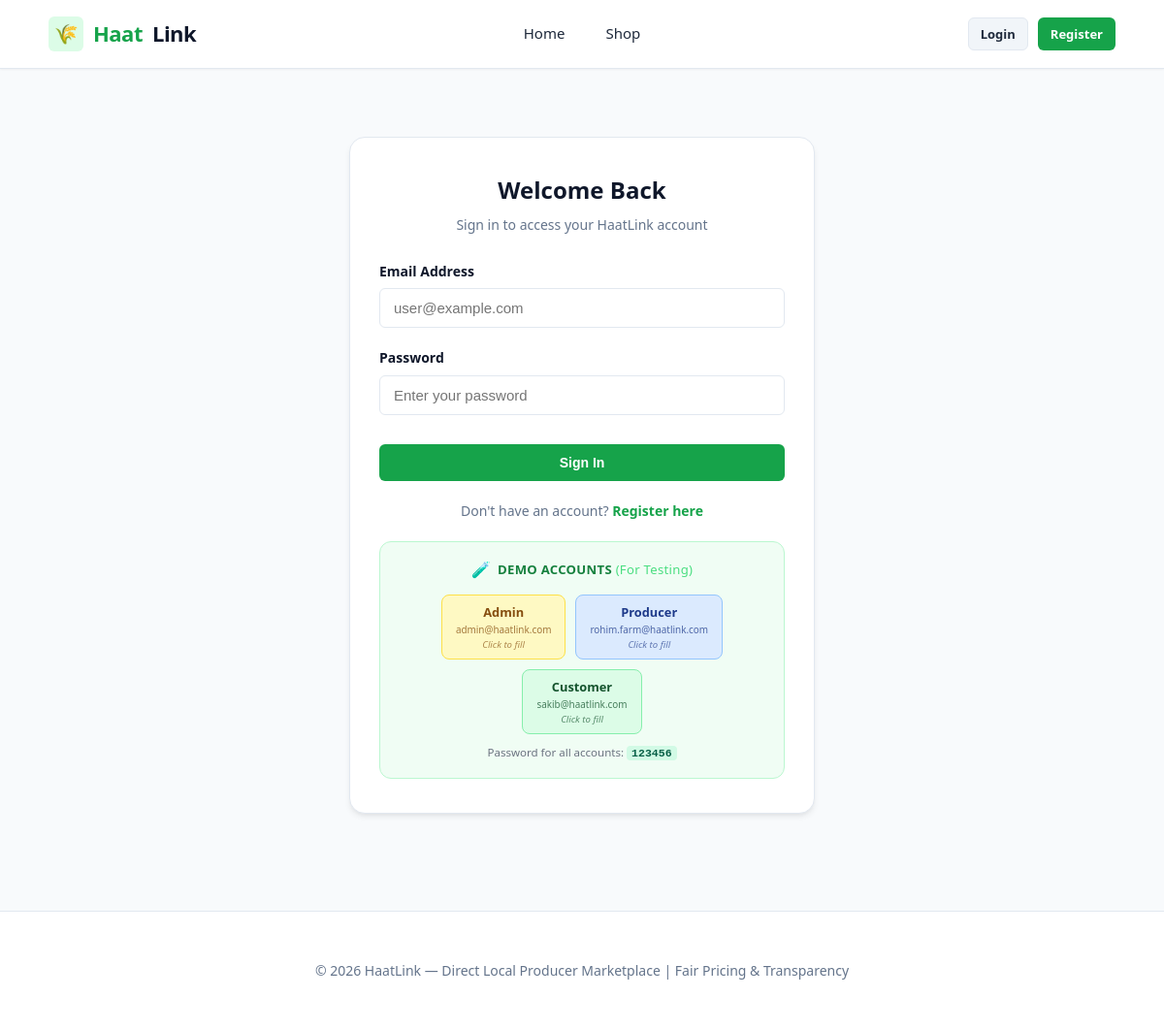
Page /login.php?msg=access_denied on the committed database.
### tables this page shows
CREATE TABLE `users` (
    `id` INT AUTO_INCREMENT PRIMARY KEY,
    `name` VARCHAR(100) NOT NULL,
    `email` VARCHAR(100) NOT NULL UNIQUE,
    `password` VARCHAR(255) NOT NULL,
    `role` ENUM('admin', 'producer', 'customer') NOT NULL DEFAULT 'customer',
    `status` ENUM('pending', 'verified', 'suspended', 'rejected') NOT NULL DEFAULT 'verified',
    `created_at` TIMESTAMP DEFAULT CURRENT_TIMESTAMP
);

### login.php (the view, shortened to what this page needs)
<?php
require_once __DIR__ . '/db_connect.php';
$demo_admin_email    = '';
$demo_producer_email = '';
$demo_customer_email = '';
try {
    $r = $pdo->query("SELECT email FROM users WHERE role = 'admin'    LIMIT 1"); $demo_admin_email    = $r ? (string)$r->fetchColumn() : '';
    $r = $pdo->query("SELECT email FROM users WHERE role = 'producer'  LIMIT 1"); $demo_producer_email = $r ? (string)$r->fetchColumn() : '';
    $r = $pdo->query("SELECT email FROM users WHERE role = 'customer'  LIMIT 1"); $demo_customer_email = $r ? (string)$r->fetchColumn() : '';
} catch (PDOException $e) {  }
require_once __DIR__ . '/includes/header.php';
?>
<div class="auth-container">
    <div class="auth-card">
        <div class="auth-header">
            <h1>Welcome Back</h1>
            <p>Sign in to access your HaatLink account</p>
        </div>
        <form action="login.php" method="POST">
            <div class="form-group">
                <label for="email" class="form-label">Email Address</label>
                <input type="email" id="email" name="email" class="form-control"
                       placeholder="user@example.com"
                       value="<?php echo htmlspecialchars($_POST['email'] ?? ''); ?>"
                       required autofocus>
            </div>
            <div class="form-group">
                <label for="password" class="form-label">Password</label>
                <input type="password" id="password" name="password" class="form-control"
                       placeholder="Enter your password" required>
            </div>
            <button type="submit" class="btn btn-primary" style="width: 100%; margin-top: 10px;">
                Sign In
            </button>
        </form>
        <div class="auth-footer">
            Don't have an account? <a href="register.php">Register here</a>
        </div>
        <div class="demo-credentials">
            <div class="demo-credentials__header">
                <span class="demo-credentials__icon">🧪</span>
                <span>Demo Accounts <em>(For Testing)</em></span>
            </div>
            <div class="demo-credentials__badges">
                <?php if ($demo_admin_email): ?>
                <button type="button" class="demo-badge demo-badge--admin"
                        onclick="setLogin(this,'<?php echo htmlspecialchars($demo_admin_email, ENT_QUOTES); ?>','123456')"
                        title="<?php echo htmlspecialchars($demo_admin_email, ENT_QUOTES); ?> / 123456">
                    <span class="demo-badge__role">Admin</span>
                    <span class="demo-badge__email"><?php echo htmlspecialchars($demo_admin_email); ?></span>
                    <span class="demo-badge__hint">Click to fill</span>
                </button>
                <?php endif; ?>
                <?php if ($demo_producer_email): ?>
                <button type="button" class="demo-badge demo-badge--producer"
                        onclick="setLogin(this,'<?php echo htmlspecialchars($demo_producer_email, ENT_QUOTES); ?>','123456')"
                        title="<?php echo htmlspecialchars($demo_producer_email, ENT_QUOTES); ?> / 123456">
                    <span class="demo-badge__role">Producer</span>
                    <span class="demo-badge__email"><?php echo htmlspecialchars($demo_producer_email); ?></span>
                    <span class="demo-badge__hint">Click to fill</span>
                </button>
                <?php endif; ?>
                <?php if ($demo_customer_email): ?>
                <button type="button" class="demo-badge demo-badge--customer"
                        onclick="setLogin(this,'<?php echo htmlspecialchars($demo_customer_email, ENT_QUOTES); ?>','123456')"
                        title="<?php echo htmlspecialchars($demo_customer_email, ENT_QUOTES); ?> / 123456">
                    <span class="demo-badge__role">Customer</span>
                    <span class="demo-badge__email"><?php echo htmlspecialchars($demo_customer_email); ?></span>
                    <span class="demo-badge__hint">Click to fill</span>
                </button>
                <?php endif; ?>
            </div>
            <p class="demo-credentials__note">Password for all accounts: <code>123456</code></p>
        </div>
    </div>
</div>
<?php require_once __DIR__ . '/includes/footer.php'; ?>

### style.css (style rules this page uses)
:root { --primary-color: #16a34a; --primary-hover: #15803d; --primary-light: #dcfce7; --secondary-color: #0f172a; --text-main: #1e293b; --text-muted: #64748b; --bg-page: #f8fafc; --bg-card: #ffffff; --border-color: #e2e8f0; --status-success: #16a34a; --status-success-bg: #dcfce7; --status-warning: #d97706; --status-warning-bg: #fef3c7; --status-danger: #dc2626; --status-danger-bg: #fee2e2; --status-info: #2563eb; --status-info-bg: #dbeafe; --radius-sm: 6px; --radius-md: 10px; --radius-lg: 16px; --shadow-sm: 0 1px 2px rgba(0, 0, 0, 0.05); --shadow-md: 0 4px 6px -1px rgba(0, 0, 0, 0.08), 0 2px 4px -2px rgba(0, 0, 0, 0.05); --shadow-lg: 0 10px 15px -3px rgba(0, 0, 0, 0.08), 0 4px 6px -4px rgba(0, 0, 0, 0.04); }
* { box-sizing: border-box; margin: 0; padding: 0; }
body { font-family: 'Segoe UI', -apple-system, BlinkMacSystemFont, Roboto, Helvetica, Arial, sans-serif; background-color: var(--bg-page); color: var(--text-main); line-height: 1.6; display: flex; flex-direction: column; min-height: 100vh; }
.btn { display: inline-flex; align-items: center; justify-content: center; gap: 8px; font-weight: 600; font-size: 14px; padding: 10px 18px; border-radius: var(--radius-sm); text-decoration: none; border: 1px solid transparent; cursor: pointer; transition: all 0.2s ease; }
.btn-primary { background-color: var(--primary-color); color: #ffffff; }
.form-group { margin-bottom: 20px; }
.form-label { display: block; margin-bottom: 6px; font-weight: 600; font-size: 14px; color: var(--secondary-color); }
.form-control { width: 100%; padding: 11px 14px; font-size: 15px; border: 1px solid var(--border-color); border-radius: var(--radius-sm); background-color: #ffffff; color: var(--text-main); transition: border-color 0.2s ease, box-shadow 0.2s ease; }
.auth-container { max-width: 480px; margin: 40px auto; }
.auth-card { background: var(--bg-card); border: 1px solid var(--border-color); border-radius: var(--radius-lg); padding: 35px 30px; box-shadow: var(--shadow-md); }
.auth-header { text-align: center; margin-bottom: 25px; }
.auth-header h1 { font-size: 24px; font-weight: 800; color: var(--secondary-color); }
.auth-header p { color: var(--text-muted); font-size: 14px; margin-top: 6px; }
.auth-footer { text-align: center; margin-top: 20px; font-size: 14px; color: var(--text-muted); }
.auth-footer a { color: var(--primary-color); font-weight: 600; text-decoration: none; }

### login.php (style rules this page uses)
.demo-credentials { margin-top: 20px; padding: 16px 18px; background: #f0fdf4; border: 1px solid #bbf7d0; border-radius: 12px; text-align: center; }
.demo-credentials__header { display: flex; align-items: center; justify-content: center; gap: 7px; font-size: 0.82rem; font-weight: 700; color: #15803d; letter-spacing: 0.3px; margin-bottom: 12px; text-transform: uppercase; }
.demo-credentials__header em { font-style: normal; font-weight: 500; text-transform: none; color: #4ade80; }
.demo-credentials__icon { font-size: 1rem; }
.demo-credentials__badges { display: flex; gap: 10px; justify-content: center; flex-wrap: wrap; }
.demo-badge { display: flex; flex-direction: column; align-items: center; gap: 2px; padding: 8px 14px; border-radius: 8px; border: 1.5px solid transparent; cursor: pointer; font-family: inherit; transition: transform 0.15s ease, box-shadow 0.15s ease, filter 0.15s ease; min-width: 88px; }
.demo-badge__role { font-size: 0.8rem; font-weight: 700; }
.demo-badge__email { font-size: 0.62rem; opacity: 0.75; font-weight: 400; max-width: 130px; overflow: hidden; text-overflow: ellipsis; white-space: nowrap; }
.demo-badge__hint { font-size: 0.6rem; opacity: 0.65; font-weight: 400; font-style: italic; }
.demo-badge--admin { background: #fef9c3; border-color: #fde047; color: #854d0e; }
.demo-badge--producer { background: #dbeafe; border-color: #93c5fd; color: #1e3a8a; }
.demo-badge--customer { background: #dcfce7; border-color: #86efac; color: #14532d; }
.demo-credentials__note { margin: 10px 0 0; font-size: 0.72rem; color: #6b7280; }
.demo-credentials__note code { background: #d1fae5; color: #065f46; padding: 1px 5px; border-radius: 4px; font-size: 0.72rem; font-weight: 700; }

### rows in the picture
users: email "admin@haatlink.com"
users: email "rohim.farm@haatlink.com"
users: email "sakib@haatlink.com"
